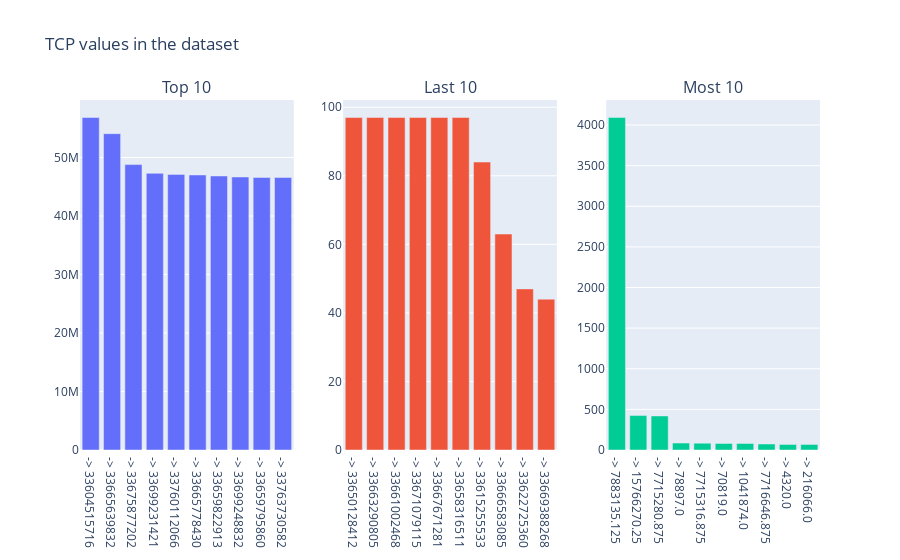

The code cell stored with this chart in its notebook:
### Code cell
mult_hist([top_10, last_10, most_10, top_10], 1,
          3, "TCP values in the dataset", ['Top 10', 'Last 10', 'Most 10'])

### Figure 1 — Plotly figure (JSON) as saved in the notebook; plotly's stock layout.template omitted (floating-point values rounded to 4 significant figures)
{"data": [{"type": "bar", "x": ["-> 33604515716", "-> 33665639832", "-> 33675877202", "-> 33699231421", "-> 33760112066", "-> 33665778430", "-> 33659822913", "-> 33699248832", "-> 33659795860", "-> 33763730582"], "xaxis": "x", "y": [56840000.0, 54080000.0, 48790000.0, 47300000.0, 47120000.0, 47018449, 46843771, 46680000.0, 46590000.0, 46580000.0], "yaxis": "y"}, {"type": "bar", "x": ["-> 33650128412", "-> 33663290805", "-> 33661002468", "-> 33671079115", "-> 33667671281", "-> 33658316511", "-> 33615255533", "-> 33666583085", "-> 33622725360", "-> 33669388268"], "xaxis": "x2", "y": [97, 97, 97, 97, 97, 97, 84, 63, 47, 44], "yaxis": "y2"}, {"type": "bar", "x": ["-> 7883135.125", "-> 15766270.25", "-> 7715280.875", "-> 78897.0", "-> 7715316.875", "-> 70819.0", "-> 1041874.0", "-> 7716646.875", "-> 4320.0", "-> 216066.0"], "xaxis": "x3", "y": [4093, 424, 419, 85, 84, 81, 80, 74, 69, 69], "yaxis": "y3"}], "layout": {"annotations": [{"font": {"size": 16}, "showarrow": false, "text": "Top 10", "x": 0.1444, "xanchor": "center", "xref": "paper", "y": 1, "yanchor": "bottom", "yref": "paper"}, {"font": {"size": 16}, "showarrow": false, "text": "Last 10", "x": 0.5, "xanchor": "center", "xref": "paper", "y": 1, "yanchor": "bottom", "yref": "paper"}, {"font": {"size": 16}, "showarrow": false, "text": "Most 10", "x": 0.8556, "xanchor": "center", "xref": "paper", "y": 1, "yanchor": "bottom", "yref": "paper"}], "showlegend": false, "title": {"text": "TCP values in the dataset"}, "xaxis": {"anchor": "y", "domain": [0, 0.2889]}, "xaxis2": {"anchor": "y2", "domain": [0.3556, 0.6444]}, "xaxis3": {"anchor": "y3", "domain": [0.7111, 1]}, "yaxis": {"anchor": "x", "domain": [0, 1]}, "yaxis2": {"anchor": "x2", "domain": [0, 1]}, "yaxis3": {"anchor": "x3", "domain": [0, 1]}}}
